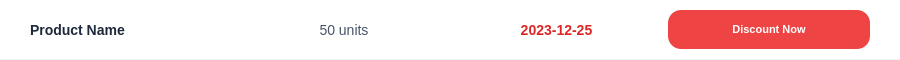
<?xml version="1.0" encoding="UTF-8"?>
<ui version="4.0">
 <class>PerishableItem</class>
 <widget class="QWidget" name="PerishableItem">
  <property name="geometry">
   <rect>
    <x>0</x>
    <y>0</y>
    <width>900</width>
    <height>60</height>
   </rect>
  </property>
  <property name="minimumSize">
   <size>
    <width>0</width>
    <height>60</height>
   </size>
  </property>
  <property name="styleSheet">
   <string notr="true">
    QWidget#PerishableItem { background-color: transparent; }
    QLabel { font-family: &quot;Segoe UI&quot;; }
   </string>
  </property>
  <layout class="QVBoxLayout" name="verticalLayout">
   <property name="leftMargin">
    <number>0</number>
   </property>
   <property name="topMargin">
    <number>0</number>
   </property>
   <property name="rightMargin">
    <number>0</number>
   </property>
   <property name="bottomMargin">
    <number>0</number>
   </property>
   <item>
    <widget class="QFrame" name="container">
     <property name="styleSheet">
      <string notr="true">
        QFrame#container {
            background-color: white;
            border-bottom: 1px solid #F1F5F9;
            border-radius: 0px;
        }
        QFrame#container:hover {
            background-color: #F8FAFC;
        }
      </string>
     </property>
     <property name="frameShape">
      <enum>QFrame::Shape::StyledPanel</enum>
     </property>
     <layout class="QHBoxLayout" name="horizontalLayout">
      <property name="spacing">
       <number>10</number>
      </property>
      <property name="leftMargin">
       <number>30</number>
      </property>
      <property name="topMargin">
       <number>10</number>
      </property>
      <property name="rightMargin">
       <number>30</number>
      </property>
      <property name="bottomMargin">
       <number>10</number>
      </property>
      <item>
       <widget class="QLabel" name="lbl_name">
        <property name="styleSheet">
         <string>
            color: #1E293B;
            font-weight: bold;
            font-size: 14px;
            background: transparent;
            border: none;
         </string>
        </property>
        <property name="text">
         <string>Product Name</string>
        </property>
       </widget>
      </item>
      <item>
       <widget class="QLabel" name="lbl_stock">
        <property name="styleSheet">
         <string>
            color: #475569;
            font-size: 14px;
            background: transparent;
            border: none;
         </string>
        </property>
        <property name="text">
         <string>50 units</string>
        </property>
        <property name="alignment">
         <set>Qt::AlignmentFlag::AlignCenter</set>
        </property>
        <property name="fixedSize" stdset="0">
         <size>
          <width>150</width>
          <height>26</height>
         </size>
        </property>
       </widget>
      </item>
      <item>
       <widget class="QLabel" name="lbl_expiry">
        <property name="styleSheet">
         <string>
            color: #DC2626; /* Red-600 */
            font-family: &quot;Consolas&quot;;
            font-weight: bold;
            font-size: 14px;
            background: transparent;
            border: none;
         </string>
        </property>
        <property name="text">
         <string>2023-12-25</string>
        </property>
        <property name="alignment">
         <set>Qt::AlignmentFlag::AlignCenter</set>
        </property>
        <property name="fixedSize" stdset="0">
         <size>
          <width>150</width>
          <height>26</height>
         </size>
        </property>
       </widget>
      </item>
      <item>
       <widget class="QLabel" name="lbl_action">
        <property name="styleSheet">
         <string>
           background-color: #EF4444; /* Red-500 */
           color: white;
           font-weight: bold;
           font-size: 11px;
           border-radius: 13px;
           border: none;
         </string>
        </property>
        <property name="text">
         <string>Discount Now</string>
        </property>
        <property name="alignment">
         <set>Qt::AlignmentFlag::AlignCenter</set>
        </property>
        <property name="fixedSize" stdset="0">
         <size>
          <width>120</width>
          <height>26</height>
         </size>
        </property>
       </widget>
      </item>
     </layout>
    </widget>
   </item>
  </layout>
 </widget>
 <resources/>
 <connections/>
</ui>
